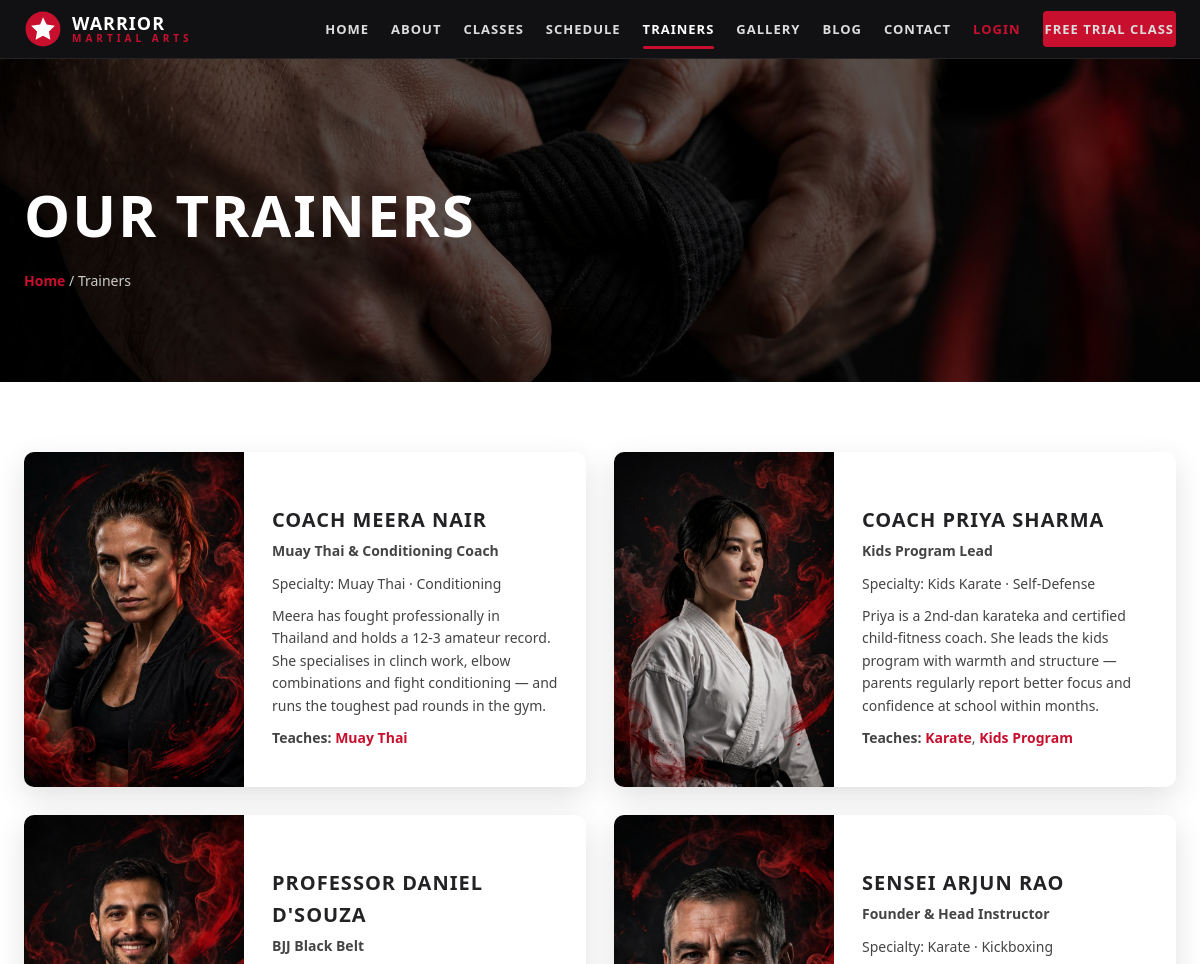
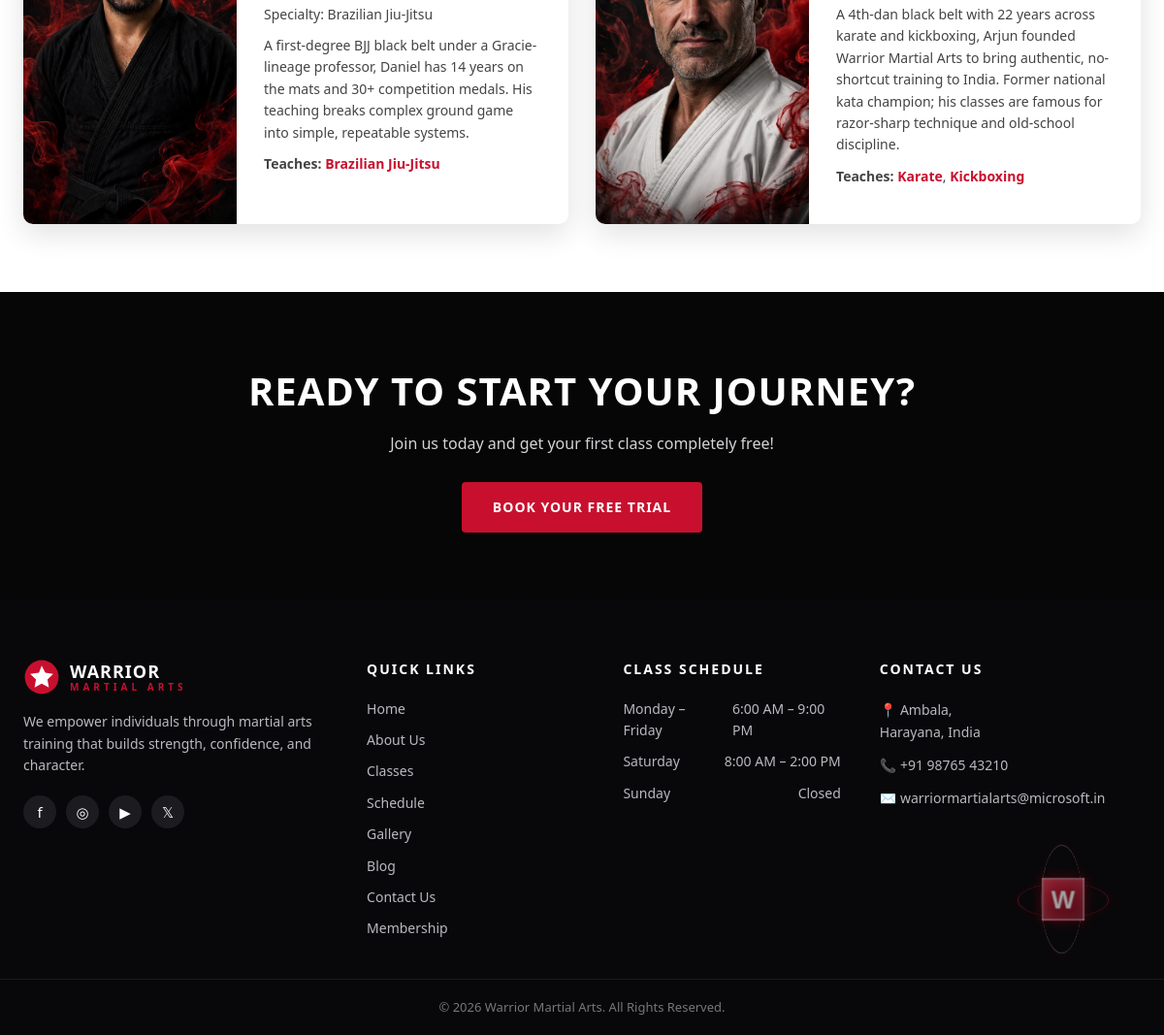
Screenshot of /trainers/ with the database file from the repository (2 pictures, top to bottom).
### dojo/models.py (models this page shows, shortened)
class Trainer(models.Model):
    name = models.CharField(max_length=80)
    title = models.CharField(max_length=120, default="Instructor")
    bio = models.TextField()
    specialty = models.CharField(max_length=120)
    image = models.CharField(
        max_length=120,
        help_text="Static image filename, e.g. trainer-1.jpg (in dojo/static/dojo/img/).",
    )
    classes_taught = models.ManyToManyField(ClassStyle, blank=True, related_name="trainers")
    class Meta:
        ordering = ["name"]

class ClassStyle(models.Model):
    name = models.CharField(max_length=80, unique=True)
    slug = models.SlugField(max_length=80, unique=True, blank=True)
    tagline = models.CharField(max_length=200)
    description = models.TextField()
    image = models.CharField(
        max_length=120,
        help_text="Static image filename, e.g. class-karate.jpg (in dojo/static/dojo/img/). No uploads needed.",
    )
    icon = models.CharField(
        max_length=60,
        default="🥋",
        help_text="Emoji/short label shown in the style-card badge.",
    )
    order = models.PositiveIntegerField(default=0)
    class Meta:
        ordering = ["order", "name"]

### dojo/views.py (the view)
# urls.py: path("trainers/", views.trainers, name="trainers"),
def trainers(request):
    return render(
        request, "dojo/trainers.html", {"trainers": Trainer.objects.prefetch_related("classes_taught").all()}
    )

### dojo/templates/dojo/trainers.html (shortened to what this page needs)
{% extends "dojo/base.html" %}
{% load static %}
{% block content %}
<section class="page-hero" style="background-image:url('{% static 'dojo/img/gallery-2.jpg' %}')">
  <div class="page-hero-overlay"></div>
  <div class="wrap">
    <h1>OUR TRAINERS</h1>
    <p class="crumb"><a href="{% url 'dojo:home' %}">Home</a> / Trainers</p>
  </div>
</section>
<section class="wrap content-section">
  <div class="trainer-grid">
    {% for trainer in trainers %}
    <article class="trainer-card full">
      <img src="{% static 'dojo/img/' %}{{ trainer.image }}" alt="{{ trainer.name }}" loading="lazy">
      <div class="trainer-body">
        <h3>{{ trainer.name }}</h3>
        <p class="trainer-title">{{ trainer.title }}</p>
        <p class="trainer-spec">Specialty: {{ trainer.specialty }}</p>
        <p>{{ trainer.bio }}</p>
        {% if trainer.classes_taught.all %}
        <p class="teaches"><strong>Teaches:</strong>
          {% for s in trainer.classes_taught.all %}
            <a href="{% url 'dojo:class_detail' s.slug %}">{{ s.name }}</a>{% if not forloop.last %}, {% endif %}
          {% endfor %}
        </p>
        {% endif %}
      </div>
    </article>
    {% empty %}
    <p>Trainer profiles are coming soon.</p>
    {% endfor %}
  </div>
</section>
{% endblock %}

### dojo/templates/dojo/base.html (shortened to what this page needs)
<!DOCTYPE html>
<html lang="en">
{% load static %}
<head>
  <link rel="stylesheet" href="{% static 'dojo/css/style.css' %}">
</head>
<body>
  <header class="site-header" id="siteHeader">
    <div class="header-inner">
      <a class="brand" href="{% url 'dojo:home' %}" aria-label="Warrior Martial Arts home">
        <svg class="brand-mark" viewBox="0 0 48 48" aria-hidden="true">
          <circle cx="24" cy="24" r="22" fill="#c8102e"/>
          <path d="M24 9l4.6 9.4 10.4 1.5-7.5 7.3 1.8 10.3-9.3-4.9-9.3 4.9 1.8-10.3-7.5-7.3L20.4 18.4z" fill="#fff"/>
        </svg>
        <span class="brand-text"><strong>WARRIOR</strong><small>MARTIAL ARTS</small></span>
      </a>
      <nav class="main-nav" id="mainNav" aria-label="Main navigation">
        <a href="{% url 'dojo:home' %}" class="{% if request.resolver_match.url_name == 'home' %}active{% endif %}">Home</a>
        <a href="{% url 'dojo:about' %}" class="{% if request.resolver_match.url_name == 'about' %}active{% endif %}">About</a>
        <a href="{% url 'dojo:classes' %}" class="{% if 'class' in request.resolver_match.url_name %}active{% endif %}">Classes</a>
        <a href="{% url 'dojo:schedule' %}" class="{% if request.resolver_match.url_name == 'schedule' %}active{% endif %}">Schedule</a>
        <a href="{% url 'dojo:trainers' %}" class="{% if request.resolver_match.url_name == 'trainers' %}active{% endif %}">Trainers</a>
        <a href="{% url 'dojo:gallery' %}" class="{% if request.resolver_match.url_name == 'gallery' %}active{% endif %}">Gallery</a>
        <a href="{% url 'dojo:blog' %}" class="{% if 'blog' in request.resolver_match.url_name %}active{% endif %}">Blog</a>
        <a href="{% url 'dojo:contact' %}" class="{% if request.resolver_match.url_name == 'contact' %}active{% endif %}">Contact</a>
        {% if user.is_authenticated %}
          <a href="{% url 'dojo:member_area' %}" class="nav-member">My Account</a>
        {% else %}
          <a href="{% url 'dojo:login' %}" class="nav-member">Login</a>
        {% endif %}
        <a href="{% url 'dojo:booking' %}" class="btn btn-red btn-sm">Free Trial Class</a>
      </nav>
    </div>
  </header>
  <div class="dojo-3d" aria-hidden="true">
    <div class="dojo-3d-cube">
      <span class="dojo-3d-face dojo-3d-front">W</span>
      <span class="dojo-3d-face dojo-3d-back">✦</span>
    </div>
  </div>
  <main>
    {% block content %}{% endblock %}
  </main>
  <section class="cta-band">
    <div class="cta-inner">
      <h2>READY TO START YOUR JOURNEY?</h2>
      <p>Join us today and get your first class completely free!</p>
      <a class="btn btn-red" href="{% url 'dojo:booking' %}">Book Your Free Trial</a>
    </div>
  </section>
  <footer class="site-footer">
    <div class="footer-grid">
      <div class="footer-col">
        <a class="brand" href="{% url 'dojo:home' %}">
          <svg class="brand-mark" viewBox="0 0 48 48" aria-hidden="true">
            <circle cx="24" cy="24" r="22" fill="#c8102e"/>
            <path d="M24 9l4.6 9.4 10.4 1.5-7.5 7.3 1.8 10.3-9.3-4.9-9.3 4.9 1.8-10.3-7.5-7.3L20.4 18.4z" fill="#fff"/>
          </svg>
          <span class="brand-text"><strong>WARRIOR</strong><small>MARTIAL ARTS</small></span>
        </a>
        <p class="footer-blurb">We empower individuals through martial arts training that builds strength, confidence, and character.</p>
        <div class="socials">
          <a href="#" aria-label="Facebook">f</a>
          <a href="#" aria-label="Instagram">◎</a>
          <a href="#" aria-label="YouTube">▶</a>
          <a href="#" aria-label="X">𝕏</a>
        </div>
      </div>
      <div class="footer-col">
        <h4>Quick Links</h4>
        <ul>
          <li><a href="{% url 'dojo:home' %}">Home</a></li>
          <li><a href="{% url 'dojo:about' %}">About Us</a></li>
          <li><a href="{% url 'dojo:classes' %}">Classes</a></li>
          <li><a href="{% url 'dojo:schedule' %}">Schedule</a></li>
          <li><a href="{% url 'dojo:gallery' %}">Gallery</a></li>
          <li><a href="{% url 'dojo:blog' %}">Blog</a></li>
          <li><a href="{% url 'dojo:contact' %}">Contact Us</a></li>
          <li><a href="{% url 'dojo:membership' %}">Membership</a></li>
        </ul>
      </div>
      <div class="footer-col">
        <h4>Class Schedule</h4>
        <ul class="hours">
          <li><span>Monday – Friday</span><span>6:00 AM – 9:00 PM</span></li>
          <li><span>Saturday</span><span>8:00 AM – 2:00 PM</span></li>
          <li><span>Sunday</span><span>Closed</span></li>
        </ul>
      </div>
      <div class="footer-col">
        <h4>Contact Us</h4>
        <ul class="contact-list">
          <li>📍 Ambala,<br>Harayana, India</li>
          <li>📞 +91 98765 43210</li>
          <li>✉️ warriormartialarts@microsoft.in</li>
        </ul>
      </div>
    </div>
    <div class="footer-bottom">© 2026 Warrior Martial Arts. All Rights Reserved.</div>
  </footer>
</body>
</html>

### rows the page displays
Trainer: image (picture), name "COACH MEERA NAIR", title "Muay Thai & Conditioning Coach", specialty "Muay Thai · Conditioning", bio "Meera has fought professionally in Thailand and holds a 12-3 amateur record. She specialises in clinch work, elbow combinations and fight conditioning — and runs the toughest pad rounds in the gym."
ClassStyle: name "Muay Thai"
Trainer: image (picture), name "COACH PRIYA SHARMA", title "Kids Program Lead", specialty "Kids Karate · Self-Defense", bio "Priya is a 2nd-dan karateka and certified child-fitness coach. She leads the kids program with warmth and structure — parents regularly report better focus and confidence at school within months."
ClassStyle: name "Karate"
ClassStyle: name "Kids Program"
Trainer: image (picture), name "PROFESSOR DANIEL D'SOUZA", title "BJJ Black Belt", specialty "Brazilian Jiu-Jitsu", bio "A first-degree BJJ black belt under a Gracie-lineage professor, Daniel has 14 years on the mats and 30+ competition medals. His teaching breaks complex ground game into simple, repeatable systems."
ClassStyle: name "Brazilian Jiu-Jitsu"
Trainer: image (picture), name "SENSEI ARJUN RAO", title "Founder & Head Instructor", specialty "Karate · Kickboxing", bio "A 4th-dan black belt with 22 years across karate and kickboxing, Arjun founded Warrior Martial Arts to bring authentic, no-shortcut training to India. Former national kata champion; his classes are famous for razor-sharp technique and old-school discipline."
ClassStyle: name "Kickboxing"
